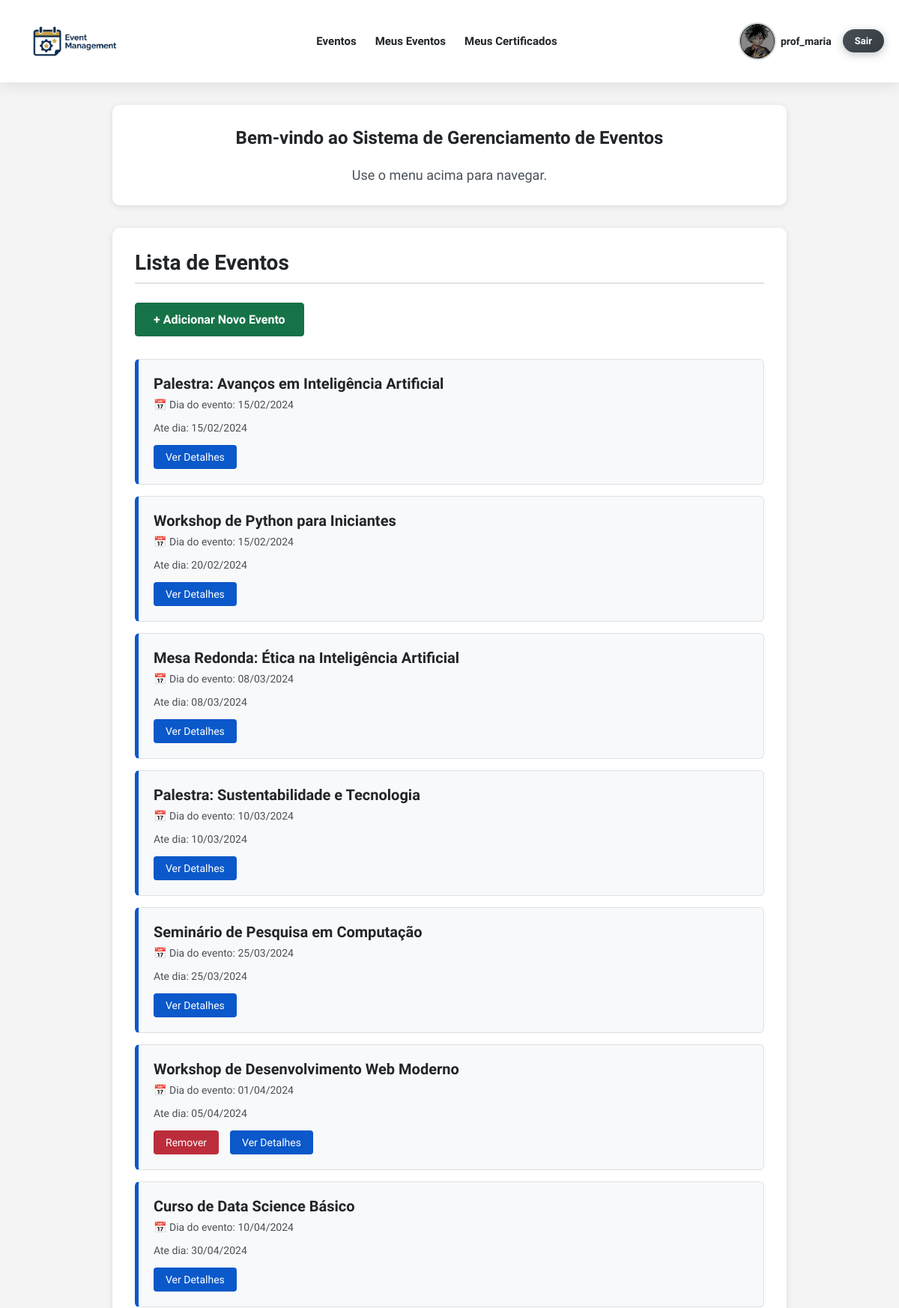
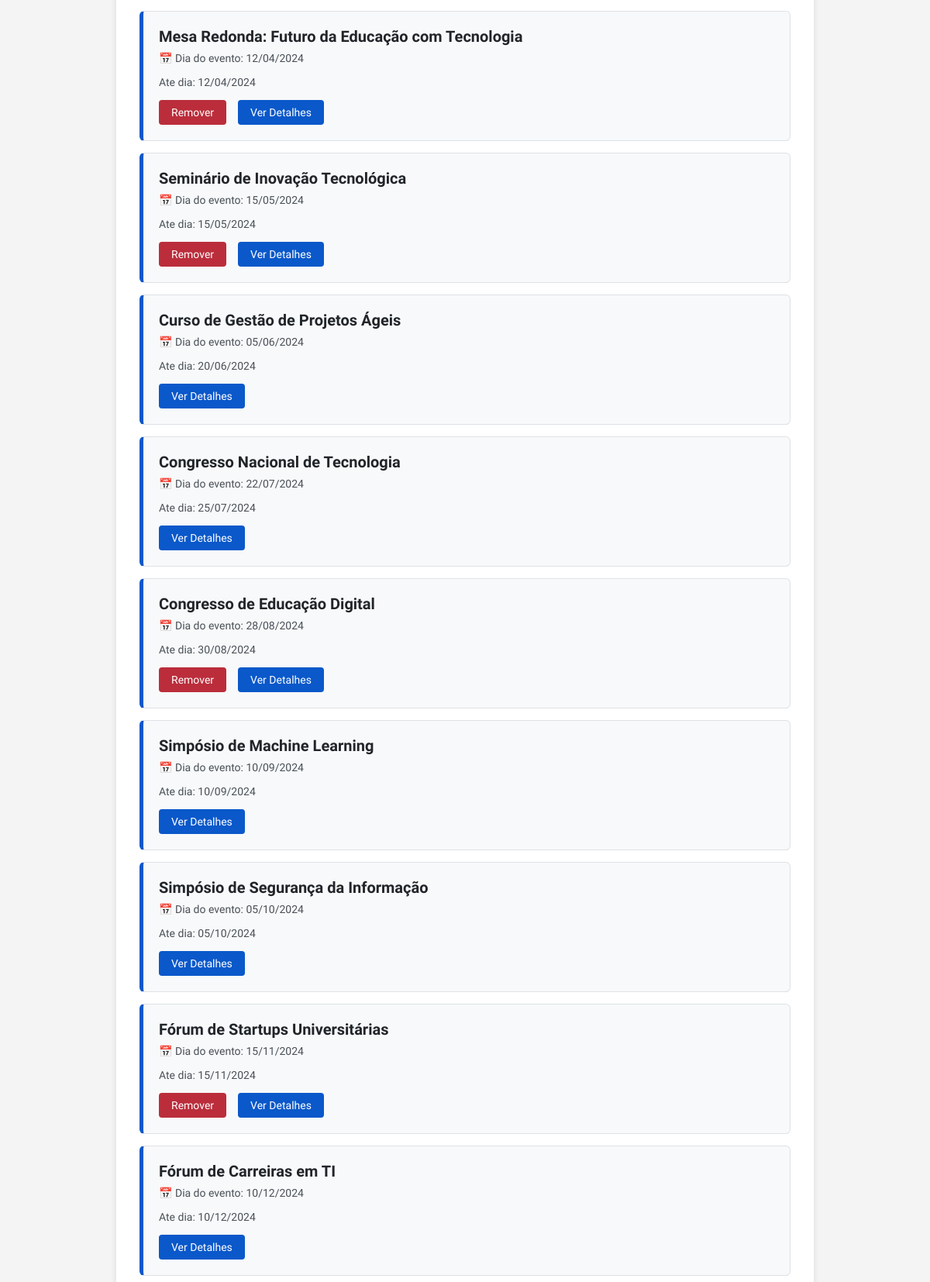
The page / (signed in, upper part) on the database its author committed (2 pictures, top to bottom).
### app/models.py (models this page shows, shortened)
class UserRegister(AbstractBaseUser):
    type_user_choices = [
        ('Estudante', 'Estudante'),
        ('Professor', 'Professor'),
        ('Organizador', 'Organizador'),
    ]
    username = models.CharField(max_length=150, unique=True)
    email = models.EmailField(unique=True)
    name = models.CharField(max_length=150)
    phone = models.CharField(max_length=20, blank=True, null=True)
    institution = models.CharField(max_length=150, blank=True, null=True)
    user_type = models.CharField(max_length=20, choices=type_user_choices, default ='Estudante', verbose_name="Tipo de Usuário")
    image = models.ImageField(upload_to='usuarios/', null=True, blank=True)
    USERNAME_FIELD = 'username' # Define 'username' como o campo usado para login.
    REQUIRED_FIELDS = ['email', 'name'] # Define os campos obrigatórios na criação de usuário (além de USERNAME_FIELD e password).
    objects = UserRegisterManager() # Associa o Manager customizado ao modelo.
    class Meta:
        db_table = 'user_register'
        ordering = ['username']
        verbose_name = 'Registro de Usuário'
        verbose_name_plural = 'Registros de Usuário'

class Event(models.Model):
    event_type_choices = [
        ('Palestra', 'Palestra'),
        ('Workshop', 'Workshop'),
        ('Seminário', 'Seminário'),
        ('Curso', 'Curso'),
        ('Congresso', 'Congresso'),
        ('Simpósio', 'Simpósio'),
        ('Fórum', 'Fórum'),
        ('Mesa Redonda', 'Mesa Redonda'),
    ]
    title = models.CharField(max_length=200, verbose_name="Título")
    description = models.TextField(verbose_name="Descrição")
    image = models.ImageField(
        upload_to='eventos/',
        verbose_name='Imagem do Evento',
        null=True,
        blank=True
    )
    initial_date = models.DateField(default= '9999-12-31', verbose_name="Data de Início")
    final_date = models.DateField(default='9999-12-31', verbose_name="Data Final")
    location = models.CharField(max_length=200, verbose_name="Local")
    max_capacity = models.IntegerField(verbose_name="Capacidade Máxima")
    creator = models.ForeignKey(
        settings.AUTH_USER_MODEL,
        on_delete=models.CASCADE,
        related_name='created_events', # Relacionamento reverso para eventos criados pelo usuário.
        null=True,
        blank=True,
        verbose_name="Criador"
    )
    professor = models.ForeignKey(
        settings.AUTH_USER_MODEL,
        on_delete=models.SET_NULL,  # Mantém o evento se o professor for deletado (o campo será nulo).
        null=True,
        blank=True,
        verbose_name="Professor Responsável",
        related_name="instructed_events",
        limit_choices_to={'user_type': 'Professor'} # Limita as opções de escolha no admin/formulário.
    )
    event_type = models.CharField(max_length=20, choices=event_type_choices, default='Palestra', verbose_name="Tipo de Evento")
    event_start = models.TimeField(null=False, blank=True, verbose_name="Horario de Início")
    event_end = models.TimeField(null=False, blank=True, verbose_name="Horario de Término")
    participants = models.ManyToManyField(
        settings.AUTH_USER_MODEL,
        through='EventParticipant', # Define que a relação M2M será gerenciada pelo modelo EventParticipant.
        through_fields=('event', 'participant'),
        related_name='attended_events', # Relacionamento reverso para eventos que o usuário participa.
        blank=True,
        verbose_name="Participantes"
    )
    class Meta:
        db_table = 'event'
        ordering = ['initial_date']
        verbose_name = 'Evento'
        verbose_name_plural = 'Eventos'

### app/views.py (the view)
# urls.py: path('', views.home, name='home'),
def home(request):
    eventos = Event.objects.all() # Busca todos os eventos cadastrados.
    return render(request, 'event/event_list.html', {'eventos': eventos})

### app/templates/event/event_list.html
{% extends "base.html" %}
{% block content %}
{% load static %}
 <div class="welcome-container">
        <h2>Bem-vindo ao Sistema de Gerenciamento de Eventos</h2>
        <p>Use o menu acima para navegar.</p>
    </div>
<div class="events-container">
    <h2>Lista de Eventos</h2>
    <hr>
    {% if user.is_authenticated %}
    <a href="{% url 'add_event' %}" class="add-event-btn">
        + Adicionar Novo Evento
    </a>
    {% endif %}
    {% if eventos %}
        <ul class="events-list">
            {% for evento in eventos %}
                <li class="event-item">
                    <div class="event-title">{{ evento.title }}</div>
                    <p class="event-date">📅 Dia do evento: {{ evento.initial_date|date:"d/m/Y" }}</p>
                    <p class="event-date">Ate dia: {{ evento.final_date|date:"d/m/Y" }}</p>
                    <div class="event-actions">
                        {% if evento.creator == user %}
                            <a href="{% url 'remove_event' pk=evento.pk %}" class="btn-remove">Remover</a>
                        {% endif %}
                        <a href="{% url 'event_detail' pk=evento.pk %}" class="btn-details">Ver Detalhes</a>
                    </div>
                </li>
            {% endfor %}
        </ul>
    {% else %}
        <p class="no-events">Nenhum evento cadastrado ainda.</p>
    {% endif %}
</div>
{% endblock %}

### app/templates/base.html (shortened to what this page needs)
{% load static %}
<!DOCTYPE html>
<html lang="pt-br">
<head>
    <link rel="stylesheet" type="text/css" href="{% static 'css/style.css' %}">
</head>
<body>
    <header class="header">
        {% block header %}
        <nav>
            <div class="nav-brand">
                <a href="{% url 'home' %}"><img class="logo" src="{% static 'img/logo.png' %}" alt="logo do sistema de Gerenciamento de Eventos"></a>
            </div>
            <ul class="nav-menu">
                <li><a id="event_button" href="{% url 'event_list' %}">Eventos</a></li>
                {% if user.is_authenticated %}
                    <li>
                        <a href="{% url 'event_subscribed' %}">Meus Eventos</a>
                    </li>
                    <li>
                        <a href="{% url 'certificate_list' %}">Meus Certificados</a>
                    </li>
                {% endif %}
            </ul>
            <div class="user-actions">
                {% if user.is_authenticated %}
                    <a class="profile-link" href="{% url 'profile' %}">
                        {% if user.image %}
                            <img class="user-avatar-menu" src="{{ user.image.url }}" alt="Avatar de {{ user.username }}">
                        {% else %}
                            <img class="user-avatar-menu" src="{% static 'img/default-avatar.jpg' %}" alt="Avatar padrão">
                        {% endif %}
                        <span class="profile-username">{{ user.username }}</span>
                    </a>
                    <a class="logout-link" href="{% url 'logout' %}">Sair</a>
                {% else %}
                    <a href="{% url 'login' %}">Entrar</a>
                    <a href="{% url 'register' %}">Registro</a>
                {% endif %}
            </div>
        </nav>
        {% endblock %}
    </header>
    <main>
        {% block content %}{% endblock %}
    </main>
</body>
</html>

### static/css/style.css (style rules this page uses)
* { margin: 0; padding: 0; box-sizing: border-box; scroll-behavior: smooth; }
body { font-family: 'BioRhyme', serif; font-optical-sizing: auto; font-weight: 400; font-style: normal; font-variation-settings: "wdth" 100; background: #f4f4f4; color: #212529; overflow-x: hidden; min-height: 100vh; display: flex; flex-direction: column; }
.header { background: #ffffff; box-shadow: 0 2px 20px rgba(0, 0, 0, 0.1); padding: 0 20px; position: sticky; top: 0; z-index: 1000; }
.header nav { display: flex; align-items: center; justify-content: space-between; max-width: 1200px; margin: 0 auto; padding: 12px 0; }
.header ul { display: flex; list-style: none; margin: 0; padding: 0; align-items: center; gap: 25px; }
.logo { display: flex; align-items: center; justify-content: center; padding: 8px 16px; transition: all 0.4s ease; max-width: 160px; }
.header .nav-brand a::after { content: none; }
.header nav a { text-decoration: none; color: #212529; font-weight: 600; font-size: 15px; transition: all 0.3s ease; position: relative; padding: 6px 0; }
.header nav a::after { content: ''; position: absolute; bottom: 0; left: 0; width: 0; height: 2px; background: #0a58ca; transition: width 0.3s ease; }
.header .user-actions a::after { content: none; }
.user-actions { display: flex; align-items: center; gap: 15px; }
.profile-link { display: flex; align-items: center; gap: 6px; text-decoration: none; color: #212529; transition: all 0.3s ease; }
.user-avatar-menu { width: 50px; height: 50px; border-radius: 50%; object-fit: cover; border: 2px solid #ced4da; transition: all 0.3s ease; }
.profile-username { font-weight: 600; font-size: 14px; }
.user-actions a:not(.profile-link) { background: linear-gradient(135deg, #4c51bf 0%, #764ba2 100%); color: white; padding: 8px 16px; border-radius: 20px; font-weight: 700; font-size: 13px; text-decoration: none; transition: all 0.3s ease; box-shadow: 0 3px 12px rgba(76, 81, 191, 0.3); }
.logout-link { background: linear-gradient(135deg, #495057 0%, #343a40 100%) !important; box-shadow: 0 3px 12px rgba(52, 58, 64, 0.3) !important; }
main { flex: 1; min-height: calc(100vh - 200px); padding-bottom: 150px; width: 100%; }
.welcome-container, .events-container, .subscribed-events-container, .event-form-container, .delete-confirmation-container, .event-detail-container, .profile-container, .profile-edit-container, .certificates-container { background: #fff; margin: 30px auto; padding: 40px; border-radius: 10px; box-shadow: 0 2px 8px rgba(0, 0, 0, 0.1); }
.welcome-container { text-align: center; padding: 30px; max-width: 900px; }
.welcome-container p { font-size: 18px; color: #495057; margin-top: 25px; }
.events-container, .subscribed-events-container { max-width: 900px; padding: 30px; }
.events-container h2, .subscribed-events-container h2, .event-form-container h2, .profile-container h2, .profile-edit-container h2 { color: #212529; margin-bottom: 10px; font-size: 28px; }
.events-container hr, .subscribed-events-container hr, .event-form-container hr { border: none; border-top: 2px solid #dee2e6; margin-bottom: 25px; }
.add-event-btn { display: inline-block; padding: 12px 24px; background: #157347; color: #fff; text-decoration: none; border-radius: 4px; margin-bottom: 30px; font-weight: 600; transition: background 0.3s ease; border: 1px solid #146c43; }
.btn-remove { background: #bb2d3b; color: #fff; }
.btn-details { background: #0a58ca; color: #fff; }
.events-list, .subscribed-events-list { list-style: none; padding: 0; margin: 0; }
.event-item, .subscribed-event-item { background: #f8f9fa; padding: 20px; margin-bottom: 15px; border-radius: 6px; transition: transform 0.2s ease, box-shadow 0.2s ease; border: 1px solid #dee2e6; }
.event-item { border-left: 5px solid #0a58ca; }
.event-title { font-size: 20px; font-weight: 700; color: #212529; margin-bottom: 8px; }
.event-date { color: #495057; font-size: 14px; margin-bottom: 15px; font-weight: 500; }
.event-actions { display: flex; gap: 15px; margin-top: 10px; }
.event-actions a { padding: 8px 16px; text-decoration: none; border-radius: 4px; font-size: 14px; transition: all 0.3s ease; }

### rows shown on the page
UserRegister: image (picture), username "prof_maria"
Event: title "Palestra: Avanços em Inteligência Artificial", initial_date "15/02/2024", final_date "15/02/2024"
Event: title "Workshop de Python para Iniciantes", initial_date "15/02/2024", final_date "20/02/2024"
Event: title "Mesa Redonda: Ética na Inteligência Artificial", initial_date "08/03/2024", final_date "08/03/2024"
Event: title "Palestra: Sustentabilidade e Tecnologia", initial_date "10/03/2024", final_date "10/03/2024"
Event: title "Seminário de Pesquisa em Computação", initial_date "25/03/2024", final_date "25/03/2024"
Event: title "Workshop de Desenvolvimento Web Moderno", initial_date "01/04/2024", final_date "05/04/2024", shows "Remover"
Event: title "Curso de Data Science Básico", initial_date "10/04/2024", final_date "30/04/2024"
Event: title "Mesa Redonda: Futuro da Educação com Tecnologia", initial_date "12/04/2024", final_date "12/04/2024", shows "Remover"
Event: title "Seminário de Inovação Tecnológica", initial_date "15/05/2024", final_date "15/05/2024", shows "Remover"
Event: title "Curso de Gestão de Projetos Ágeis", initial_date "05/06/2024", final_date "20/06/2024"
Event: title "Congresso Nacional de Tecnologia", initial_date "22/07/2024", final_date "25/07/2024"
Event: title "Congresso de Educação Digital", initial_date "28/08/2024", final_date "30/08/2024", shows "Remover"
Event: title "Simpósio de Machine Learning", initial_date "10/09/2024", final_date "10/09/2024"
Event: title "Simpósio de Segurança da Informação", initial_date "05/10/2024", final_date "05/10/2024"
Event: title "Fórum de Startups Universitárias", initial_date "15/11/2024", final_date "15/11/2024", shows "Remover"
Event: title "Fórum de Carreiras em TI", initial_date "10/12/2024", final_date "10/12/2024"
